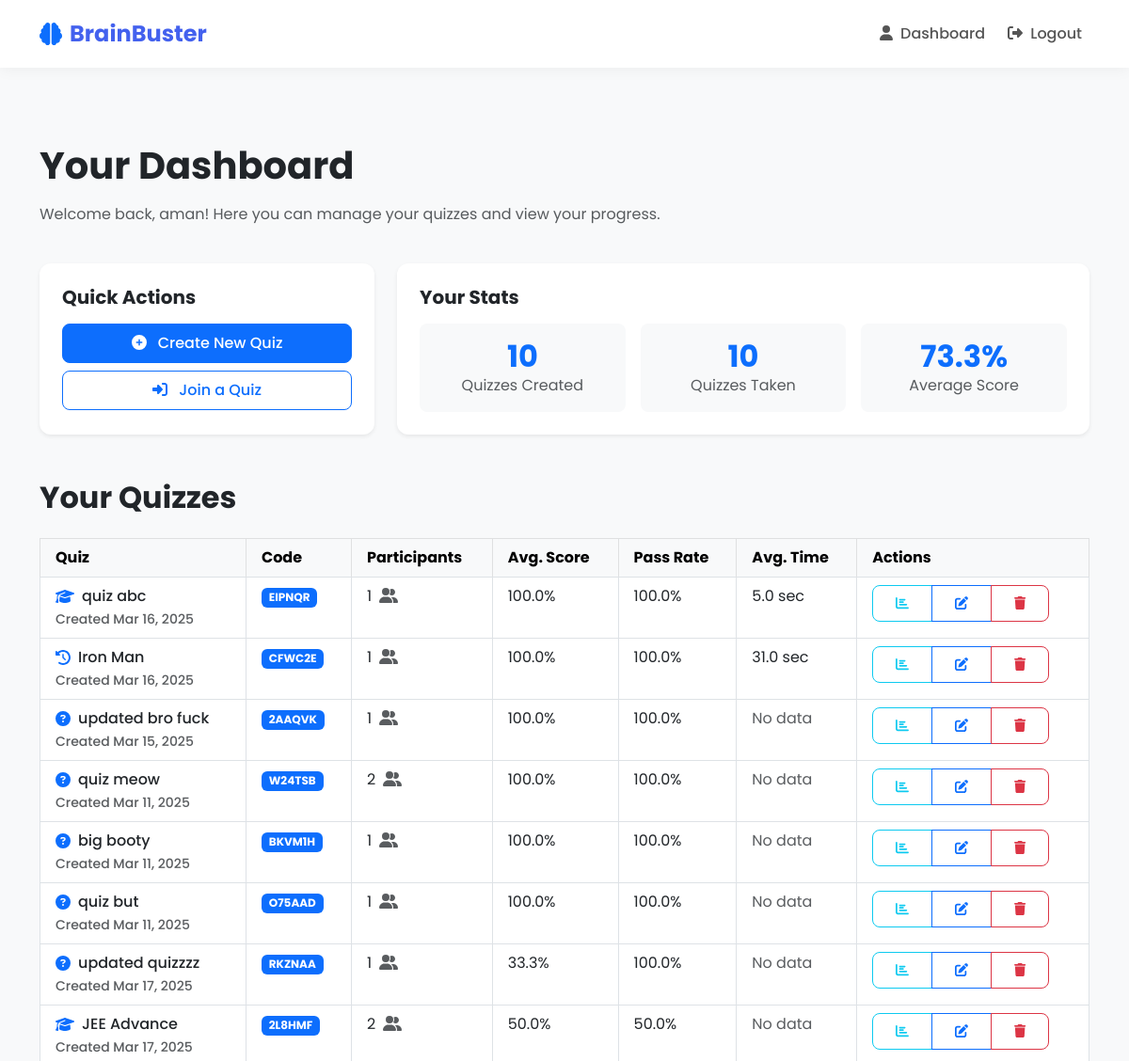
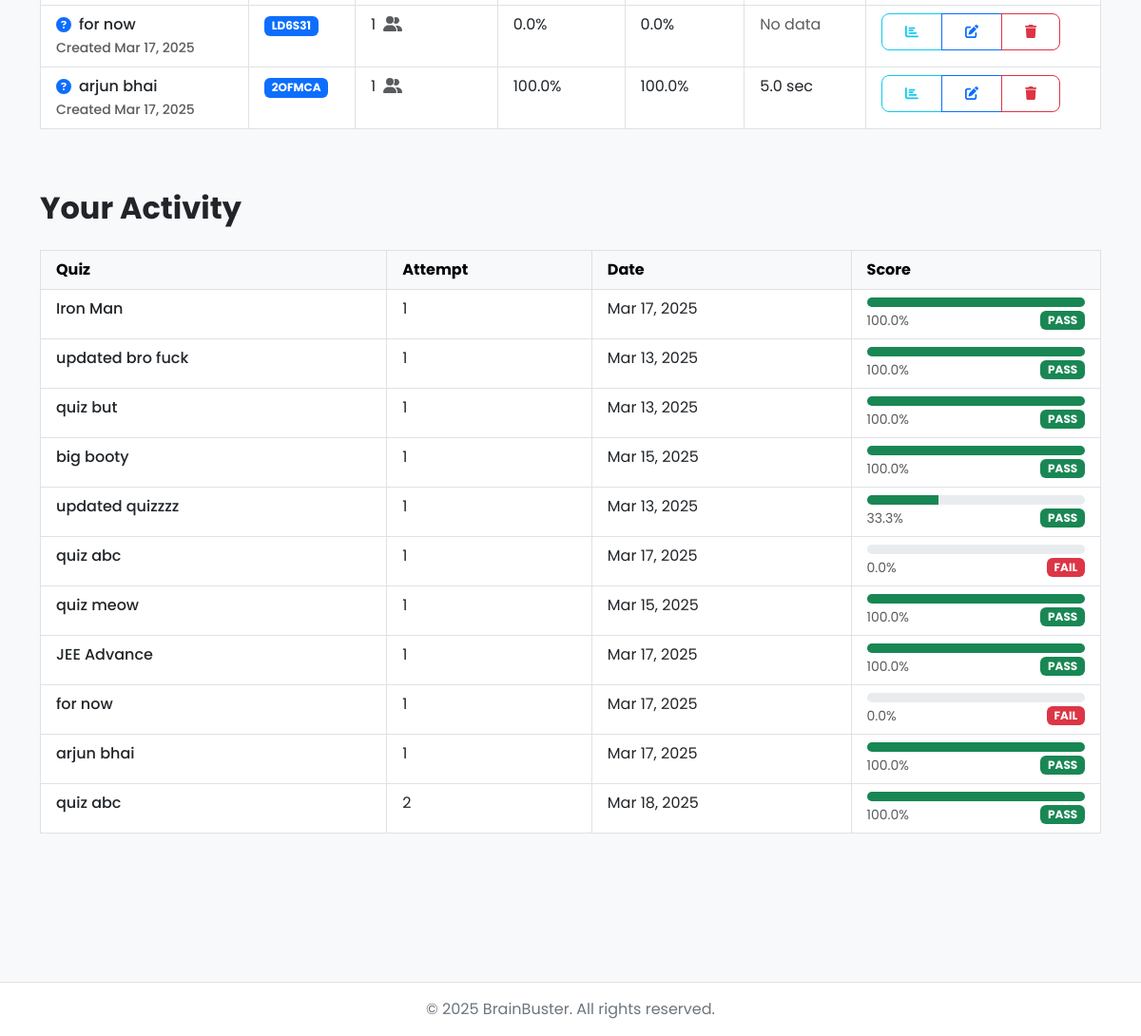
Before: /quizzes/ (signed in) with the older database file (2 pictures, top to bottom).
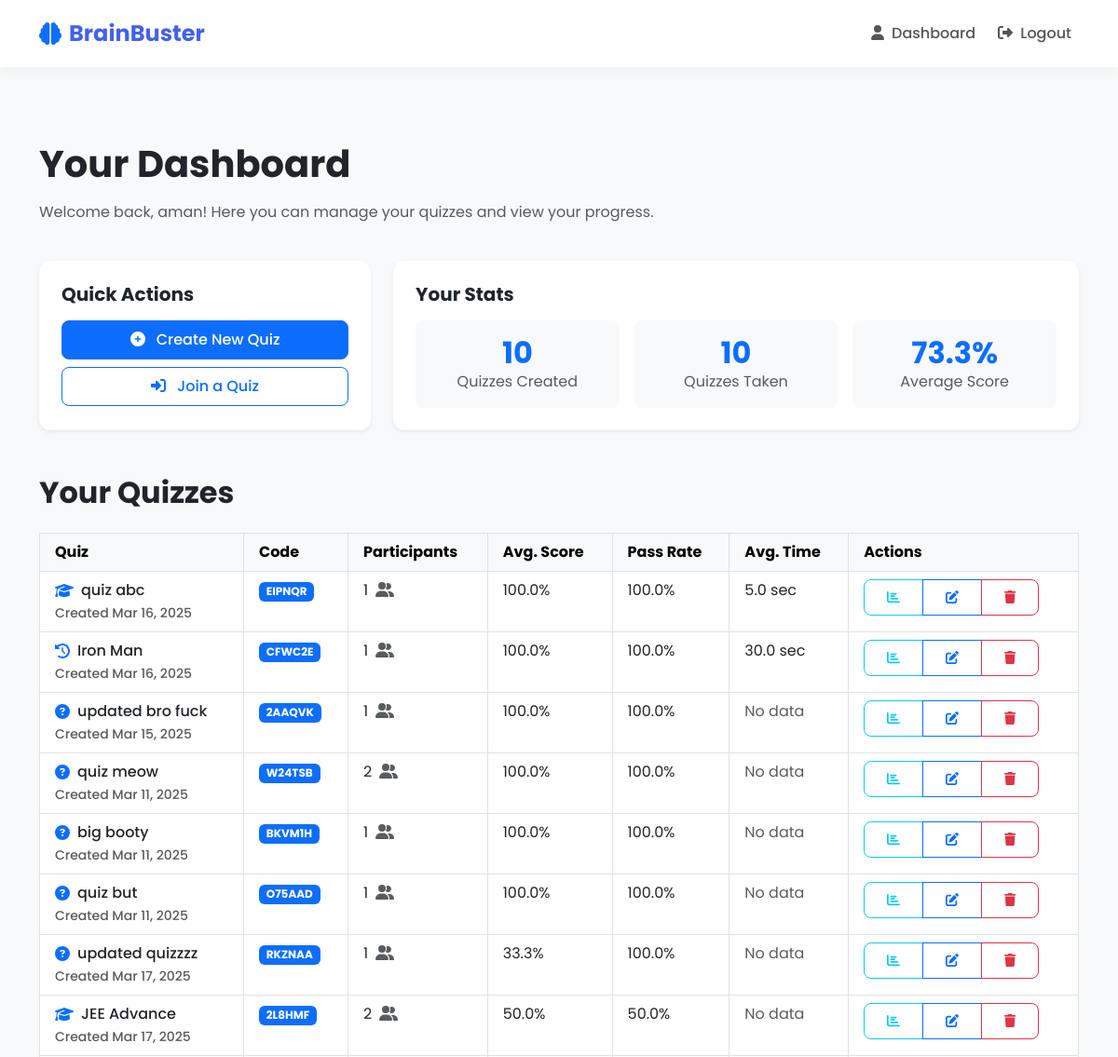
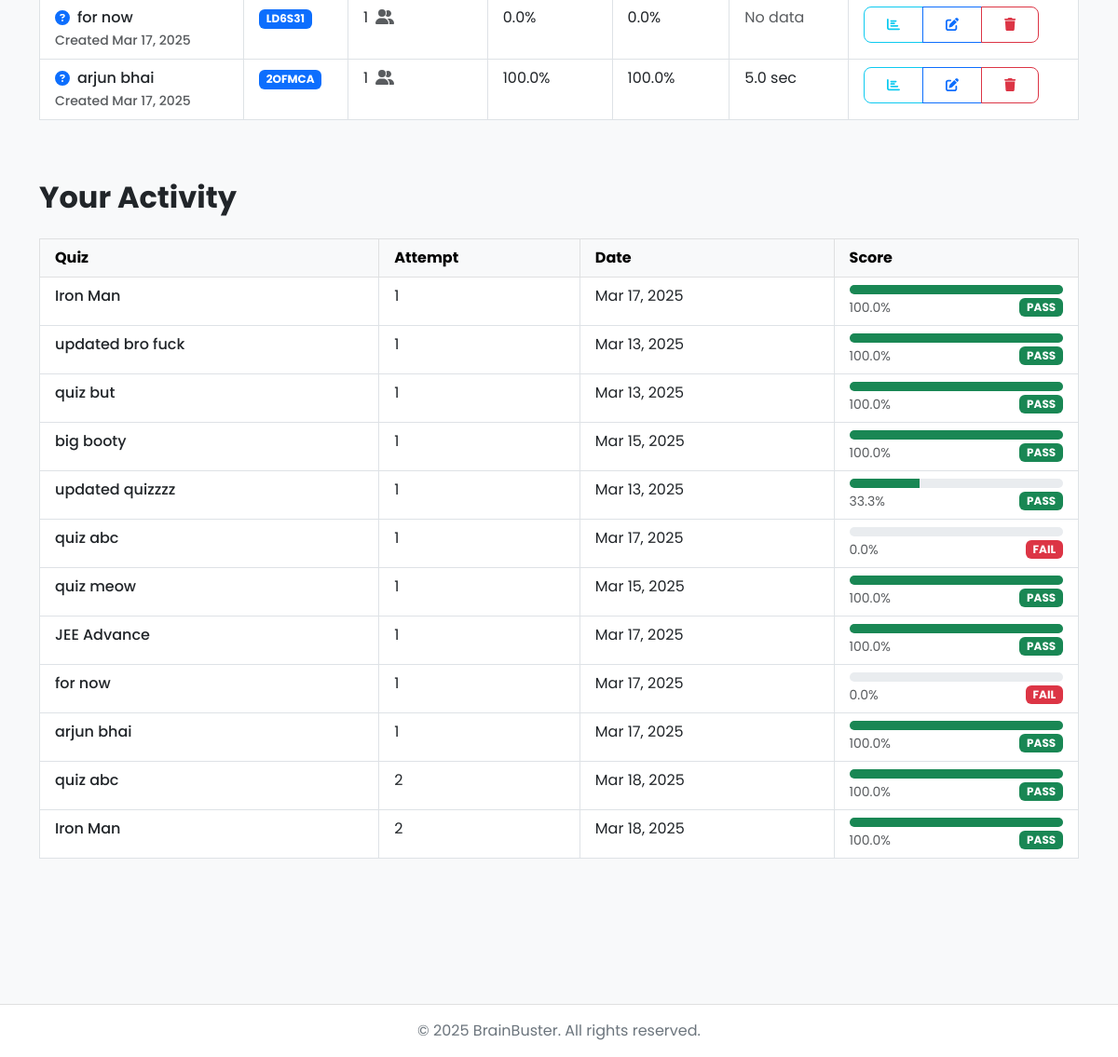
After: the same page with the newer database file (2 pictures, top to bottom).
### quizzes/models.py (models this page shows, shortened)
class Quiz(models.Model):
    title = models.CharField(max_length=255)
    description = models.TextField(blank=True, null=True)
    icon = models.CharField(max_length=50, default="question-circle")
    code = models.CharField(max_length=10, unique=True, default=generate_unique_code)
    created_by = models.ForeignKey(User, on_delete=models.CASCADE, related_name='quizzes')
    created_at = models.DateTimeField(auto_now=True)
    time_limit_per_question = models.IntegerField(help_text="Time limit in seconds", default=30)
    minimum_score_percentage = models.IntegerField(help_text="Minimum score required to pass (%)", default=60)

class Participation(models.Model):
    user = models.ForeignKey(User, on_delete=models.CASCADE, related_name='participations')
    quiz = models.ForeignKey(Quiz, on_delete=models.CASCADE, related_name='participations')
    score = models.FloatField(default=0.0)
    submitted_at = models.DateTimeField(auto_now=True)
    total_time_taken = models.IntegerField(default=0, help_text="Total time taken for the quiz in seconds")
    attempt_number = models.IntegerField(default=1, help_text="The attempt number for this user on this quiz")

### quizzes/views.py (the view)
# urls.py: path('', views.dashboard, name='quiz_dashboard'),
@login_required
def dashboard(request):
    created_quizzes = Quiz.objects.filter(created_by=request.user)
    all_participated_quizzes = request.user.participations.all().select_related('quiz')
    unique_quizzes = {}
    for participation in all_participated_quizzes:
        quiz_id = participation.quiz.id
        if quiz_id not in unique_quizzes:
            unique_quizzes[quiz_id] = participation
    participated_quizzes = list(unique_quizzes.values())
    total_score = sum(p.score for p in participated_quizzes if p.score is not None)
    total_quizzes = len(participated_quizzes)
    average_score = round(total_score / total_quizzes, 1) if total_quizzes > 0 else 0
    for quiz in created_quizzes:
        all_participations = list(quiz.participations.all().select_related('user').order_by('user__id', '-submitted_at'))
        unique_users = {}
        for participation in all_participations:
            user_id = participation.user.id
            if user_id not in unique_users:
                unique_users[user_id] = participation
        participations = list(unique_users.values())
        quiz.total_participants = len(participations)
        if quiz.total_participants > 0:
            quiz.avg_score = round(sum(p.score for p in participations) / quiz.total_participants, 1)
            passing_participants = sum(1 for p in participations if p.score >= quiz.minimum_score_percentage)
            quiz.pass_rate = round((passing_participants / quiz.total_participants) * 100, 1)
            total_time = sum(p.total_time_taken for p in participations if p.total_time_taken is not None)
            quiz.avg_time = round(total_time / quiz.total_participants, 1)
        else:
            quiz.avg_score = 0
            quiz.pass_rate = 0
            quiz.avg_time = 0
    return render(request, 'quizzes/dashboard.html', {
        'created_quizzes': created_quizzes,
        'participated_quizzes': participated_quizzes,
        'average_score': average_score,
        'total_quizzes': total_quizzes,
    })

### templates/quizzes/dashboard.html (shortened to what the changed rows need)
{% extends 'base.html' %}
{% block content %}
<div class="container py-5">
    <div class="row mb-4">
        <div class="col-12">
            <h1 class="fw-bold mb-3">Your Dashboard</h1>
        </div>
    </div>
    <div class="row g-4">
        <div class="col-md-8">
            <div class="card h-100 shadow-sm border-0">
                <div class="card-body p-4">
                    <div class="row g-3 text-center">
                        <div class="col-4">
                            <div class="p-3 bg-light rounded-3">
                                <h2 class="text-primary fw-bold mb-0">{{ created_quizzes.count }}</h2>
                            </div>
                        </div>
                        <div class="col-4">
                            <div class="p-3 bg-light rounded-3">
                                <h2 class="text-primary fw-bold mb-0">{{ total_quizzes }}</h2>
                            </div>
                        </div>
                        <div class="col-4">
                            <div class="p-3 bg-light rounded-3">
                                <h2 class="text-primary fw-bold mb-0">{{ average_score|floatformat:1 }}%</h2>
                            </div>
                        </div>
                    </div>
                </div>
            </div>
        </div>
    </div>
    <div class="row mt-5">
        <div class="col-12">
            <h2 class="fw-bold mb-4">Your Quizzes</h2>
            {% if created_quizzes %}
                <div class="table-responsive">
                    <table class="table table-hover table-bordered">
                        <thead class="table-light">
                            <tr>
                                <th class="border-bottom px-3 py-2">Quiz</th>
                                <th class="border-bottom px-3 py-2">Code</th>
                                <th class="border-bottom px-3 py-2">Participants</th>
                                <th class="border-bottom px-3 py-2">Avg. Score</th>
                                <th class="border-bottom px-3 py-2">Pass Rate</th>
                                <th class="border-bottom px-3 py-2">Avg. Time</th>
                                <th class="border-bottom px-3 py-2">Actions</th>
                            </tr>
                        </thead>
                        <tbody>
                            {% for quiz in created_quizzes %}
                            <tr>
                                <td class="fw-medium border-bottom px-3 py-2">
                                    <div class="d-flex align-items-center">
                                        <i class="fas fa-{{ quiz.icon|default:'question-circle' }} text-primary me-2"></i>
                                        {{ quiz.title }}
                                    </div>
                                    <small class="text-muted">Created {{ quiz.created_at|date:"M d, Y" }}</small>
                                </td>
                                <td class="border-bottom px-3 py-2"><span class="badge bg-primary">{{ quiz.code }}</span></td>
                                <td class="border-bottom px-3 py-2">
                                    {{ quiz.total_participants }}
                                    <i class="fas fa-user-friends ms-1 text-muted"></i>
                                </td>
                                <td class="border-bottom px-3 py-2">
                                    {% if quiz.total_participants > 0 %}
                                        {{ quiz.avg_score|floatformat:1 }}%
                                    {% else %}
                                        <span class="text-muted">No data</span>
                                    {% endif %}
                                </td>
                                <td class="border-bottom px-3 py-2">
                                    {% if quiz.total_participants > 0 %}
                                        {{ quiz.pass_rate|floatformat:1 }}%
                                    {% else %}
                                        <span class="text-muted">No data</span>
                                    {% endif %}
                                </td>
                                <td class="border-bottom px-3 py-2">
                                    {% if quiz.avg_time > 0 %}
                                        {{ quiz.avg_time|floatformat:1 }} sec
                                    {% else %}
                                        <span class="text-muted">No data</span>
                                    {% endif %}
                                </td>
                                <td class="border-bottom px-3 py-2">
                                    <div class="btn-group">
                                        <a href="{% url 'quiz_stats' quiz.id %}" class="btn btn-sm btn-outline-info">
                                            <i class="fas fa-chart-bar"></i>
                                        </a>
                                        <a href="{% url 'edit_quiz' quiz.id %}" class="btn btn-sm btn-outline-primary">
                                            <i class="fas fa-edit"></i>
                                        </a>
                                        <button type="button" class="btn btn-sm btn-outline-danger delete-quiz-btn"
                                                data-bs-toggle="modal" data-bs-target="#deleteQuizModal"
                                                data-quiz-id="{{ quiz.id }}" data-quiz-title="{{ quiz.title }}">
                                            <i class="fas fa-trash"></i>
                                        </button>
                                    </div>
                                </td>
                            </tr>
                            {% endfor %}
                        </tbody>
                    </table>
                </div>
            {% endif %}
        </div>
    </div>
    <div class="row mt-5">
        <div class="col-12">
            <h2 class="fw-bold mb-4">Your Activity</h2>
            {% if user.participations.all %}
                <div class="table-responsive">
                    <table class="table table-hover table-bordered">
                        <thead class="table-light">
                            <tr>
                                <th class="px-3 py-2">Quiz</th>
                                <th class="px-3 py-2">Attempt</th>
                                <th class="px-3 py-2">Date</th>
                                <th class="px-3 py-2">Score</th>
                            </tr>
                        </thead>
                        <tbody>
                            {% for participation in user.participations.all %}
                            <tr>
                                <td class="fw-medium px-3 py-2">{{ participation.quiz.title }}</td>
                                <td class="px-3 py-2">{{ participation.attempt_number }}</td>
                                <td class="px-3 py-2">{{ participation.submitted_at|date:"M d, Y" }}</td>
                                <td class="px-3 py-2">
                                    <div class="progress" style="height: 10px;">
                                        <div class="progress-bar {% if participation.score >= participation.quiz.minimum_score_percentage %}bg-success{% else %}bg-danger{% endif %}"
                                            role="progressbar" style="width: {{ participation.score|floatformat:0 }}%;"
                                            aria-valuenow="{{ participation.score|floatformat:0 }}" aria-valuemin="0" aria-valuemax="100">
                                        </div>
                                    </div>
                                    <div class="d-flex justify-content-between align-items-center mt-1">
                                        <small class="text-muted">{{ participation.score|floatformat:1 }}%</small>
                                        <span class="badge {% if participation.score >= participation.quiz.minimum_score_percentage %}bg-success{% else %}bg-danger{% endif %}">
                                            {% if participation.score >= participation.quiz.minimum_score_percentage %}PASS{% else %}FAIL{% endif %}
                                        </span>
                                    </div>
                                </td>
                            </tr>
                            {% endfor %}
                        </tbody>
                    </table>
                </div>
            {% endif %}
        </div>
    </div>
</div>
{% endblock %}

Changed rows visible on the page:
computed for Quiz "Iron Man": avg_time "31.0" → "30.0"
added Participation: quiz "Iron Man", attempt_number "2", submitted_at "Mar 18, 2025", score "100.0", shows "PASS"
